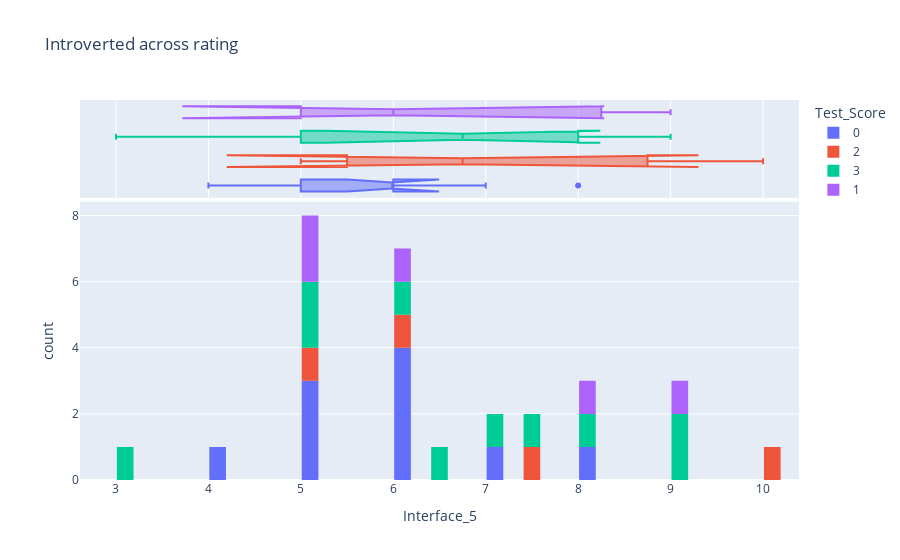

Notebook code for this chart:
### Markdown cell above
# Introverted

### Code cell
y=data.groupby(['Id']).apply(lambda y: y[y['Extraversion'] < 3 ])
fig = px.histogram(y,
                x = "Interface_5",
                nbins = 40,
                marginal = "box",
                color = "Test_Score",
                title='Introverted across rating')

fig.update_layout(bargap=0.1)
fig.show()

### Figure 1 — Plotly figure (JSON) as saved in the notebook; plotly's stock layout.template omitted (floating-point values rounded to 4 significant figures)
{"data": [{"alignmentgroup": "True", "bingroup": "x", "hovertemplate": "Test_Score=0<br>Interface_5=%{x}<br>count=%{y}<extra></extra>", "legendgroup": "0", "marker": {"color": "#636efa", "pattern": {"shape": ""}}, "name": "0", "nbinsx": 40, "offsetgroup": "0", "orientation": "v", "showlegend": true, "type": "histogram", "x": [6, 7, 6, 8, 5, 5, 6, 4, 6, 5], "xaxis": "x", "yaxis": "y"}, {"alignmentgroup": "True", "hovertemplate": "Test_Score=0<br>Interface_5=%{x}<extra></extra>", "legendgroup": "0", "marker": {"color": "#636efa"}, "name": "0", "notched": true, "offsetgroup": "0", "showlegend": false, "type": "box", "x": [6, 7, 6, 8, 5, 5, 6, 4, 6, 5], "xaxis": "x2", "yaxis": "y2"}, {"alignmentgroup": "True", "bingroup": "x", "hovertemplate": "Test_Score=2<br>Interface_5=%{x}<br>count=%{y}<extra></extra>", "legendgroup": "2", "marker": {"color": "#EF553B", "pattern": {"shape": ""}}, "name": "2", "nbinsx": 40, "offsetgroup": "2", "orientation": "v", "showlegend": true, "type": "histogram", "x": [10, 6, 7.5, 5], "xaxis": "x", "yaxis": "y"}, {"alignmentgroup": "True", "hovertemplate": "Test_Score=2<br>Interface_5=%{x}<extra></extra>", "legendgroup": "2", "marker": {"color": "#EF553B"}, "name": "2", "notched": true, "offsetgroup": "2", "showlegend": false, "type": "box", "x": [10, 6, 7.5, 5], "xaxis": "x2", "yaxis": "y2"}, {"alignmentgroup": "True", "bingroup": "x", "hovertemplate": "Test_Score=3<br>Interface_5=%{x}<br>count=%{y}<extra></extra>", "legendgroup": "3", "marker": {"color": "#00cc96", "pattern": {"shape": ""}}, "name": "3", "nbinsx": 40, "offsetgroup": "3", "orientation": "v", "showlegend": true, "type": "histogram", "x": [9, 7.5, 5, 9, 6, 8, 7, 6.5, 3, 5], "xaxis": "x", "yaxis": "y"}, {"alignmentgroup": "True", "hovertemplate": "Test_Score=3<br>Interface_5=%{x}<extra></extra>", "legendgroup": "3", "marker": {"color": "#00cc96"}, "name": "3", "notched": true, "offsetgroup": "3", "showlegend": false, "type": "box", "x": [9, 7.5, 5, 9, 6, 8, 7, 6.5, 3, 5], "xaxis": "x2", "yaxis": "y2"}, {"alignmentgroup": "True", "bingroup": "x", "hovertemplate": "Test_Score=1<br>Interface_5=%{x}<br>count=%{y}<extra></extra>", "legendgroup": "1", "marker": {"color": "#ab63fa", "pattern": {"shape": ""}}, "name": "1", "nbinsx": 40, "offsetgroup": "1", "orientation": "v", "showlegend": true, "type": "histogram", "x": [8, 5, 6, 9, 5], "xaxis": "x", "yaxis": "y"}, {"alignmentgroup": "True", "hovertemplate": "Test_Score=1<br>Interface_5=%{x}<extra></extra>", "legendgroup": "1", "marker": {"color": "#ab63fa"}, "name": "1", "notched": true, "offsetgroup": "1", "showlegend": false, "type": "box", "x": [8, 5, 6, 9, 5], "xaxis": "x2", "yaxis": "y2"}], "layout": {"bargap": 0.1, "barmode": "relative", "legend": {"title": {"text": "Test_Score"}, "tracegroupgap": 0}, "title": {"text": "Introverted across rating"}, "xaxis": {"anchor": "y", "domain": [0, 1], "title": {"text": "Interface_5"}}, "xaxis2": {"anchor": "y2", "domain": [0, 1], "matches": "x", "showgrid": true, "showticklabels": false}, "yaxis": {"anchor": "x", "domain": [0, 0.7326], "title": {"text": "count"}}, "yaxis2": {"anchor": "x2", "domain": [0.7426, 1], "matches": "y2", "showgrid": false, "showline": false, "showticklabels": false, "ticks": ""}}}
